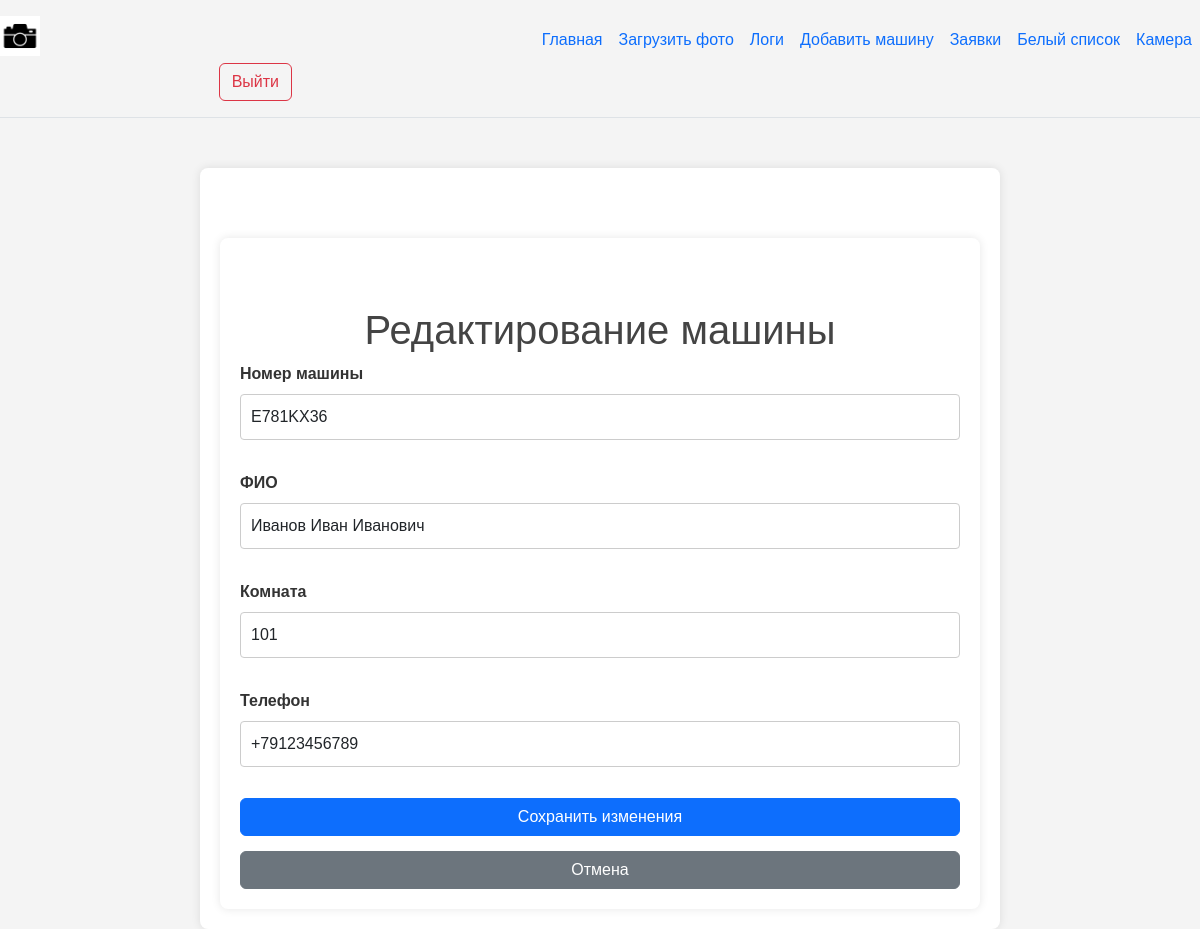
The app's page /edit_car/4 (signed in) with its own data.
### proj/test.py (models this page shows)
class Car(db.Model):
    id = db.Column(db.Integer, primary_key=True)
    plates = db.Column(db.String(20), unique=True, nullable=False)
    fio = db.Column(db.String(100), nullable=False)
    room = db.Column(db.String(10), nullable=False)
    phone = db.Column(db.String(15), nullable=False)

### proj/test.py (the view, shortened to what this page needs)
@app.route('/edit_car/<int:id>', methods=['GET', 'POST'])
@login_required
def edit_car(id):
    car = Car.query.get_or_404(id)
    return render_template('edit_car.html', car=car)

### proj/test.py (called while the page is built)
def login_required(f):
    @wraps(f)
    def decorated_function(*args, **kwargs):
        if 'user_id' not in session:
            flash('Пожалуйста, войдите в систему')
            return redirect(url_for('login'))
        return f(*args, **kwargs)
    return decorated_function

### proj/templates/edit_car.html (shortened to what this page needs)
{% extends 'base.html' %}
{% block body %}
    <div class="container">
        <h1 class="mt-5">Редактирование машины</h1>
        <form method="POST" action="{{ url_for('edit_car', id=car.id) }}">
            <div class="mb-3">
                <label for="plates" class="form-label">Номер машины</label>
                <input type="text" class="form-control" id="plates" name="plates" value="{{ car.plates }}" required>
            </div>
            <div class="mb-3">
                <label for="fio" class="form-label">ФИО</label>
                <input type="text" class="form-control" id="fio" name="fio" value="{{ car.fio }}" required>
            </div>
            <div class="mb-3">
                <label for="room" class="form-label">Комната</label>
                <input type="text" class="form-control" id="room" name="room" value="{{ car.room }}" required>
            </div>
            <div class="mb-3">
                <label for="phone" class="form-label">Телефон</label>
                <input type="text" class="form-control" id="phone" name="phone" value="{{ car.phone }}" required>
            </div>
            <button type="submit" class="btn btn-primary">Сохранить изменения</button>
            <a href="{{ url_for('whitelist') }}" class="btn btn-secondary">Отмена</a>
        </form>
    </div>
{% endblock %}

### proj/static/styles.css (style rules this page uses)
body { font-family: Arial, sans-serif; background-color: #f4f4f4; margin: 0; padding: 0; color: #333; }
.container { max-width: 800px; margin: 0 auto; padding: 20px; background-color: #fff; box-shadow: 0 0 10px rgba(0, 0, 0, 0.1); border-radius: 8px; margin-top: 50px; }
h1 { text-align: center; color: #444; }
a { color: #007bff; text-decoration: none; }
form { display: flex; flex-direction: column; gap: 15px; }
label { font-weight: bold; }
input[type="text"], input[type="password"], input[type="file"] { padding: 10px; border: 1px solid #ccc; border-radius: 4px; font-size: 16px; }
button { padding: 10px; background-color: #007bff; color: #fff; border: none; border-radius: 4px; cursor: pointer; font-size: 16px; }

### records on screen
Car: plates "E781KX36", fio "Иванов Иван Иванович", room "101", phone "+79123456789"
